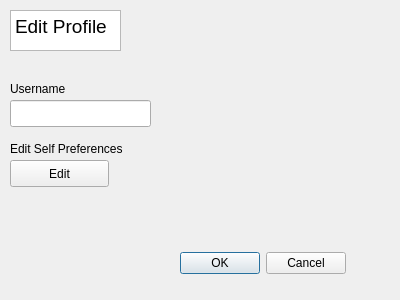
<?xml version="1.0" encoding="UTF-8"?>
<ui version="4.0">
 <class>userProfilePage</class>
 <widget class="QWidget" name="userProfilePage">
  <property name="geometry">
   <rect>
    <x>0</x>
    <y>0</y>
    <width>400</width>
    <height>300</height>
   </rect>
  </property>
  <property name="windowTitle">
   <string>Form</string>
  </property>
  <widget class="QTextBrowser" name="textBrowser">
   <property name="geometry">
    <rect>
     <x>10</x>
     <y>10</y>
     <width>111</width>
     <height>41</height>
    </rect>
   </property>
   <property name="html">
    <string>&lt;!DOCTYPE HTML PUBLIC &quot;-//W3C//DTD HTML 4.0//EN&quot; &quot;http://www.w3.org/TR/REC-html40/strict.dtd&quot;&gt;
&lt;html&gt;&lt;head&gt;&lt;meta name=&quot;qrichtext&quot; content=&quot;1&quot; /&gt;&lt;style type=&quot;text/css&quot;&gt;
p, li { white-space: pre-wrap; }
&lt;/style&gt;&lt;/head&gt;&lt;body style=&quot; font-family:'Ubuntu'; font-size:11pt; font-weight:400; font-style:normal;&quot;&gt;
&lt;p style=&quot; margin-top:0px; margin-bottom:0px; margin-left:0px; margin-right:0px; -qt-block-indent:0; text-indent:0px;&quot;&gt;&lt;span style=&quot; font-size:14pt;&quot;&gt;Edit Profile&lt;/span&gt;&lt;/p&gt;&lt;/body&gt;&lt;/html&gt;</string>
   </property>
  </widget>
  <widget class="QLabel" name="usernameLabel">
   <property name="geometry">
    <rect>
     <x>10</x>
     <y>80</y>
     <width>71</width>
     <height>17</height>
    </rect>
   </property>
   <property name="text">
    <string>Username</string>
   </property>
  </widget>
  <widget class="QLineEdit" name="usernameText">
   <property name="geometry">
    <rect>
     <x>10</x>
     <y>100</y>
     <width>141</width>
     <height>27</height>
    </rect>
   </property>
  </widget>
  <widget class="QDialogButtonBox" name="buttonBox">
   <property name="geometry">
    <rect>
     <x>170</x>
     <y>250</y>
     <width>176</width>
     <height>27</height>
    </rect>
   </property>
   <property name="standardButtons">
    <set>QDialogButtonBox::Cancel|QDialogButtonBox::Ok</set>
   </property>
  </widget>
  <widget class="QPushButton" name="selfPrefButton">
   <property name="geometry">
    <rect>
     <x>10</x>
     <y>160</y>
     <width>99</width>
     <height>27</height>
    </rect>
   </property>
   <property name="text">
    <string>Edit</string>
   </property>
  </widget>
  <widget class="QLabel" name="editselfpreflabel">
   <property name="geometry">
    <rect>
     <x>10</x>
     <y>140</y>
     <width>151</width>
     <height>17</height>
    </rect>
   </property>
   <property name="text">
    <string>Edit Self Preferences</string>
   </property>
  </widget>
 </widget>
 <resources/>
 <connections/>
</ui>
